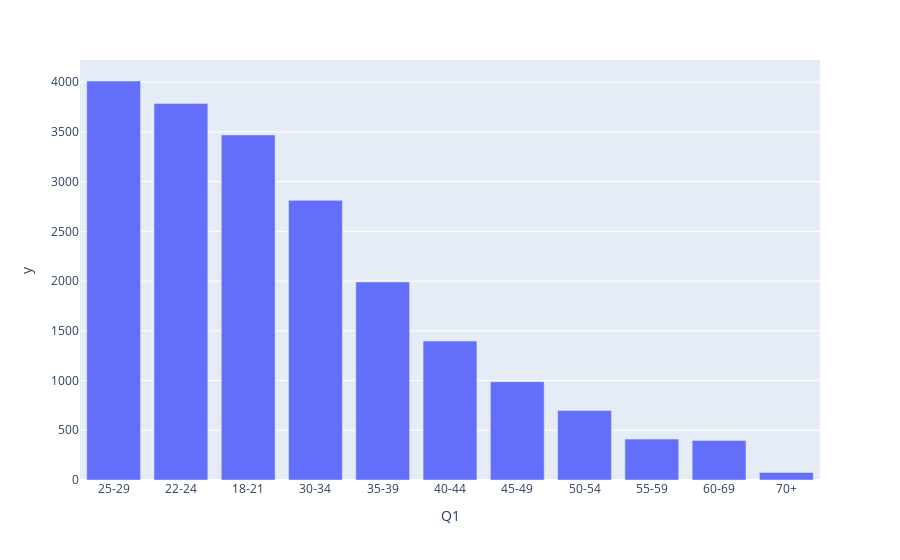

Source (notebook cell):
### Code cell
# "What is your age (# years)?" 라벨 제거
q1_df = q1_df.drop("What is your age (# years)?")

# 막대 그래프 그리기
fig = px.bar(q1_df, x=q1_df.index, y=q1_df.values, labels={'index':'Age Group', 'value':'Count'})
fig.show()

### Figure 1 — Plotly figure (JSON) as saved in the notebook; plotly's stock layout.template omitted (floating-point values rounded to 4 significant figures)
{"data": [{"alignmentgroup": "True", "hovertemplate": "Q1=%{x}<br>y=%{y}<extra></extra>", "legendgroup": "", "marker": {"color": "#636efa", "pattern": {"shape": ""}}, "name": "", "offsetgroup": "", "orientation": "v", "showlegend": false, "textposition": "auto", "type": "bar", "x": ["25-29", "22-24", "18-21", "30-34", "35-39", "40-44", "45-49", "50-54", "55-59", "60-69", "70+"], "xaxis": "x", "y": [4011, 3786, 3469, 2811, 1991, 1397, 988, 698, 411, 398, 76], "yaxis": "y"}], "layout": {"autosize": true, "barmode": "relative", "legend": {"tracegroupgap": 0}, "margin": {"t": 60}, "xaxis": {"anchor": "y", "autorange": true, "domain": [0, 1], "range": [-0.5, 10.5], "title": {"text": "Q1"}, "type": "category"}, "yaxis": {"anchor": "x", "autorange": true, "domain": [0, 1], "range": [0, 4222.0], "title": {"text": "y"}, "type": "linear"}}}
